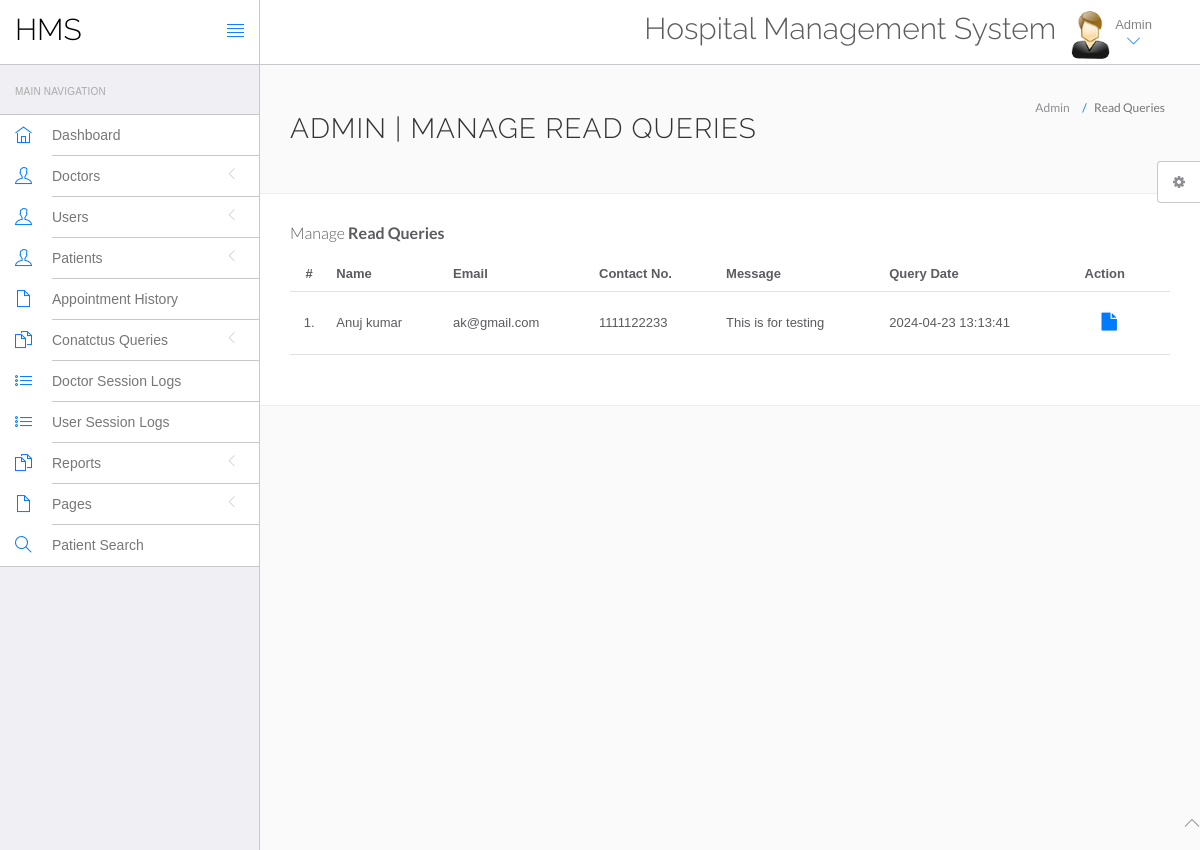
Page /hospital/hms/admin/read-query.php (signed in) on the committed database.
### tables this page shows
CREATE TABLE `tblcontactus` (
  `id` int(11) NOT NULL,
  `fullname` varchar(255) DEFAULT NULL,
  `email` varchar(255) DEFAULT NULL,
  `contactno` bigint(12) DEFAULT NULL,
  `message` mediumtext DEFAULT NULL,
  `PostingDate` timestamp NULL DEFAULT current_timestamp(),
  `AdminRemark` mediumtext DEFAULT NULL,
  `LastupdationDate` timestamp NULL DEFAULT NULL ON UPDATE current_timestamp(),
  `IsRead` int(11) DEFAULT NULL
);

### hospital/hms/admin/read-query.php (the view, shortened to what this page needs)
<?php
include('include/config.php');
if(strlen($_SESSION['id']==0)) {
 header('location:logout.php');
  } else{
?>
<!DOCTYPE html>
<html lang="en">
	<head>
		<link rel="stylesheet" href="vendor/bootstrap/css/bootstrap.min.css">
		<link rel="stylesheet" href="vendor/fontawesome/css/font-awesome.min.css">
		<link rel="stylesheet" href="vendor/themify-icons/themify-icons.min.css">
		<link href="vendor/animate.css/animate.min.css" rel="stylesheet" media="screen">
		<link href="vendor/perfect-scrollbar/perfect-scrollbar.min.css" rel="stylesheet" media="screen">
		<link href="vendor/switchery/switchery.min.css" rel="stylesheet" media="screen">
		<link href="vendor/bootstrap-touchspin/jquery.bootstrap-touchspin.min.css" rel="stylesheet" media="screen">
		<link href="vendor/select2/select2.min.css" rel="stylesheet" media="screen">
		<link href="vendor/bootstrap-datepicker/bootstrap-datepicker3.standalone.min.css" rel="stylesheet" media="screen">
		<link href="vendor/bootstrap-timepicker/bootstrap-timepicker.min.css" rel="stylesheet" media="screen">
		<link rel="stylesheet" href="assets/css/styles.css">
		<link rel="stylesheet" href="assets/css/plugins.css">
		<link rel="stylesheet" href="assets/css/themes/theme-1.css" id="skin_color" />
	</head>
	<body>
		<div id="app">
<?php include('include/sidebar.php');?>
			<div class="app-content">
						<?php include('include/header.php');?>
				<div class="main-content" >
					<div class="wrap-content container" id="container">
						<section id="page-title">
							<div class="row">
								<div class="col-sm-8">
									<h1 class="mainTitle">Admin | Manage Read Queries</h1>
																	</div>
								<ol class="breadcrumb">
									<li>
										<span>Admin</span>
									</li>
									<li class="active">
										<span>Read Queries</span>
									</li>
								</ol>
							</div>
						</section>
						<div class="container-fluid container-fullw bg-white">
									<div class="row">
								<div class="col-md-12">
									<h5 class="over-title margin-bottom-15">Manage <span class="text-bold">Read Queries</span></h5>
									<table class="table table-hover" id="sample-table-1">
										<thead>
											<tr>
												<th class="center">#</th>
												<th>Name</th>
												<th class="hidden-xs">Email</th>
												<th>Contact No. </th>
												<th>Message </th>
												<th>Query Date</th>
												<th>Action</th>
											</tr>
										</thead>
										<tbody>
<?php
$sql=mysqli_query($con,"select * from tblcontactus where IsRead is not null");
$cnt=1;
while($row=mysqli_fetch_array($sql))
{
?>
											<tr>
												<td class="center"><?php echo $cnt;?>.</td>
												<td class="hidden-xs"><?php echo $row['fullname'];?></td>
												<td><?php echo $row['email'];?></td>
												<td><?php echo $row['contactno'];?></td>
												<td><?php echo $row['message'];?></td>
												<td><?php echo $row['PostingDate'];?></td>
												<td >
												<div class="visible-md visible-lg hidden-sm hidden-xs">
							<a href="query-details.php?id=<?php echo $row['id'];?>" class="btn btn-transparent btn-lg" title="View Details"><i class="fa fa-file"></i></a>
												</div>
												</td>
											</tr>
											<?php
$cnt=$cnt+1;
											 }?>
										</tbody>
									</table>
								</div>
							</div>
								</div>
							</div>
						</div>
					</div>
				</div>
	<?php include('include/footer.php');?>
	<?php include('include/setting.php');?>
	</body>
</html>
<?php } ?>

### hospital/hms/admin/assets/css/themes/theme-1.css (style rules this page uses)
body { background: #FAFAFA; }

### rows in the picture
tblcontactus: fullname "Anuj kumar", email "ak@gmail.com", contactno "1111122233", message "This is for testing", PostingDate "2024-04-23 13:13:41"
